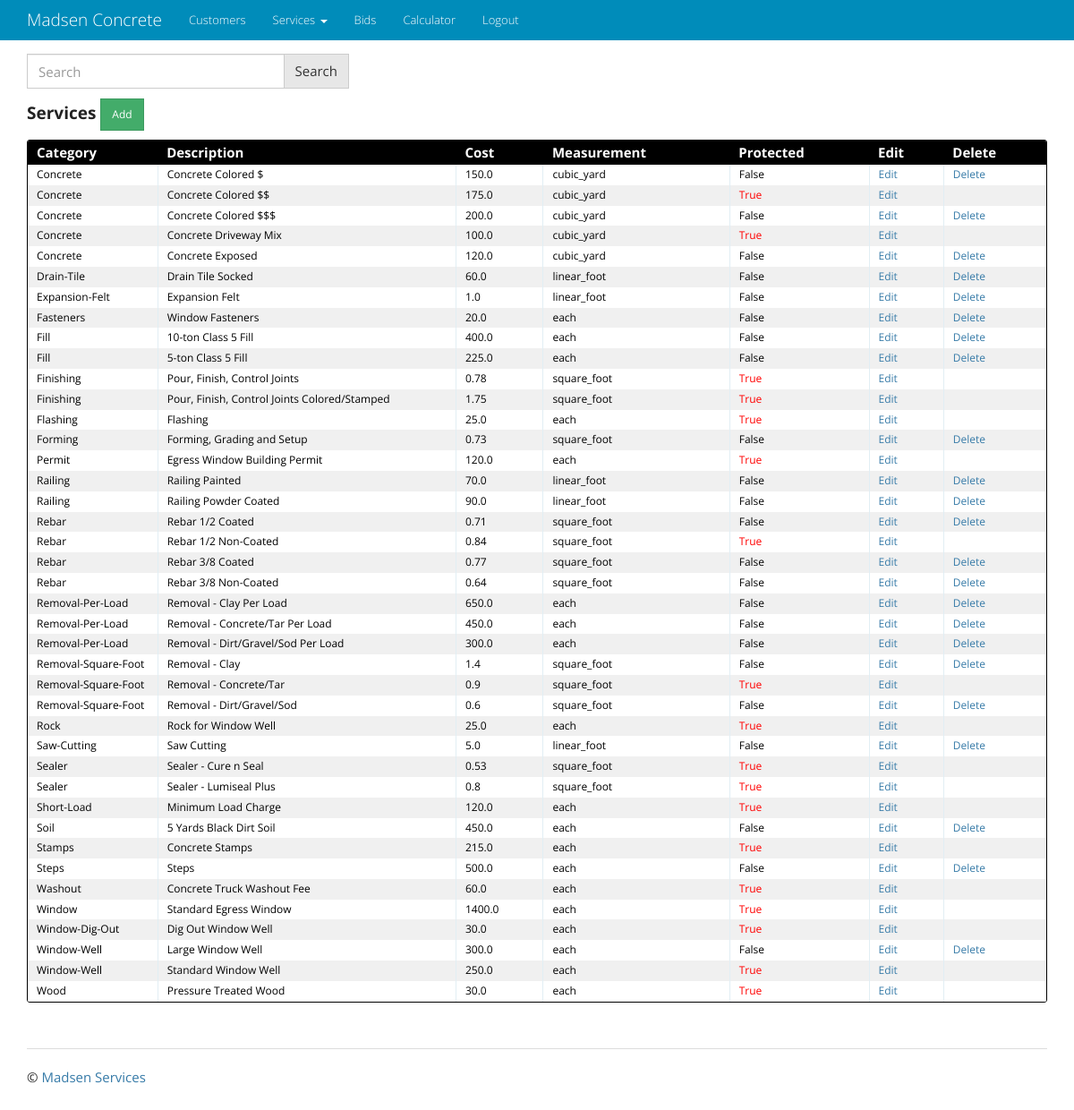
/service/ (signed in), run on an earlier commit of the app's database.
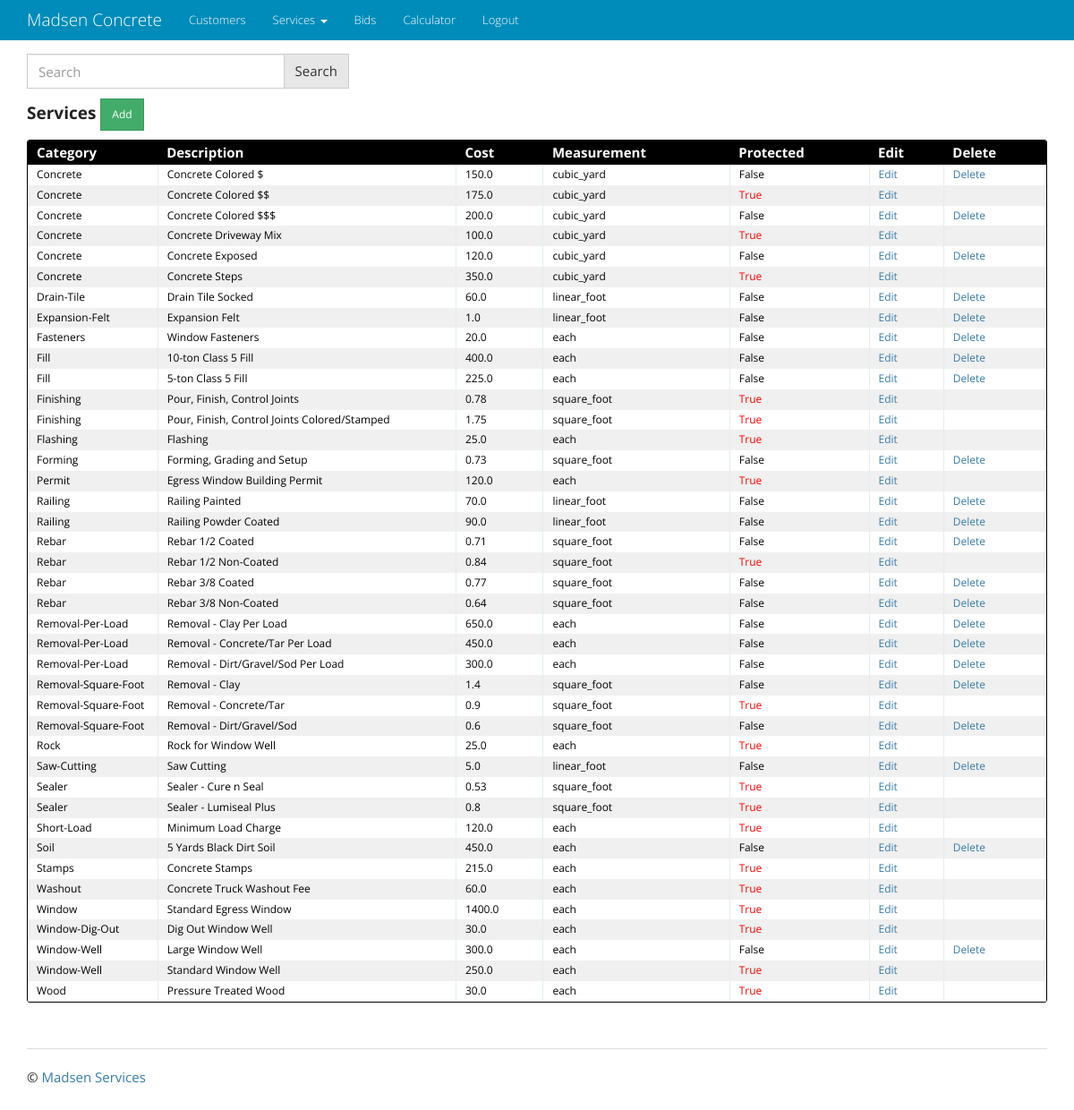
And on a later commit of the database.
### service/models.py (models this page shows, shortened)
class Service(models.Model):
    description = models.CharField(max_length=200, unique=True)
    cost = models.FloatField()
    category = models.ForeignKey('category.Category', on_delete=models.CASCADE, null=True)
    measurement = models.CharField(max_length=30)
    protected = models.BooleanField(default=False)
    class Meta:
        ordering = ['description']

### category/models.py (models this page shows, shortened)
class Category(models.Model):
    name = models.CharField(max_length=20)
    class Meta:
        ordering = ['name']

### service/views.py (the view)
class ServiceList(LoginRequiredMixin, ListView):
    model = Service
    def get_queryset(self):
        queryset_list = Service.objects.order_by('category', 'description')
        query = self.request.GET.get('q')
        if query:
            queryset_list = queryset_list.filter(
                Q(category__name__icontains=query) |
                Q(description__icontains=query)
               ).distinct()
        return queryset_list

### templates/service/service_list.html
{% extends "base.html" %}
{% block content %}
{% include 'q_search_form.html' %}
<div class="entries">
  <h4><strong>Services </strong><a href="{% url 'service_app:service_create' %}"
                                    class="btn btn-sm btn-success" role="button">Add</a></h4>
  <div class="datagrid">
    <table>
      <thead>
        <tr>
          <th width="10px"><strong>Category</strong></th>
          <th width="200px"><strong>Description</strong></th>
          <th width="50px"><strong>Cost</strong></th>
          <th width="50px"><strong>Measurement</strong></th>
          <th width="50px"><strong>Protected</strong></th>
          <th width="50px"><strong>Edit</strong></th>
            <th width="50px"><strong>Delete</strong></th>
        </tr>
      </thead>
      {% for service in object_list %}
        <tr style="{% cycle 'background: white' 'background: #F0F0F0' %}">
            <td>{{ service.category.name }}</td>
            <td>{{ service.description }}</td>
            <td>{{ service.cost }}</td>
            <td>{{ service.measurement }}</td>
            {% if service.protected %}<td style="color:red">{% else %}<td>{% endif %}{{ service.protected }}</td>
            <td><a href="{% url 'service_app:service_update' pk=service.pk %}">Edit</a></td>
            <td>{% if not service.protected %}<a href="{% url 'service_app:service_delete' pk=service.pk %}">Delete</a>{% endif %}</td>
        </tr>
      {% endfor %}
    </table>
  </div>
</div>
{% endblock content %}

What changed in the data, as far as the page shows it:
removed Service: category.name "Steps", description "Steps", cost "500.0", measurement "each", protected "False", shows "Delete"
added Service: category.name "Concrete", description "Concrete Steps", cost "350.0", measurement "cubic_yard", protected "True"
